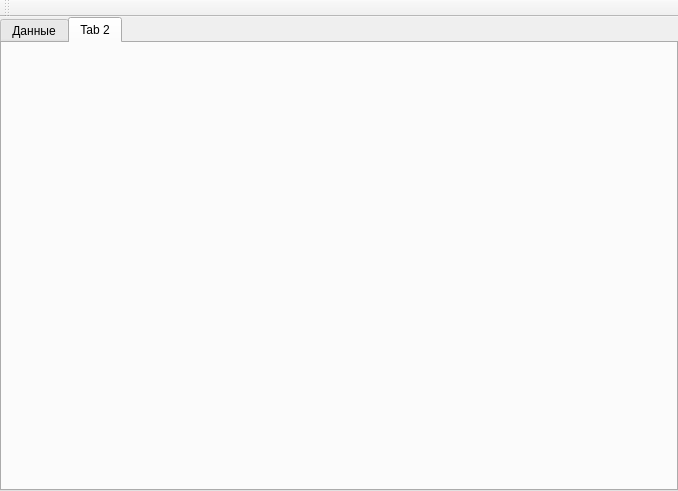
<?xml version="1.0" encoding="UTF-8"?>
<ui version="4.0">
 <class>Main</class>
 <widget class="QMainWindow" name="Main">
  <property name="geometry">
   <rect>
    <x>0</x>
    <y>0</y>
    <width>678</width>
    <height>491</height>
   </rect>
  </property>
  <property name="sizePolicy">
   <sizepolicy hsizetype="Expanding" vsizetype="Expanding">
    <horstretch>0</horstretch>
    <verstretch>0</verstretch>
   </sizepolicy>
  </property>
  <property name="windowTitle">
   <string>Main</string>
  </property>
  <widget class="QWidget" name="centralwidget">
   <property name="enabled">
    <bool>true</bool>
   </property>
   <property name="sizePolicy">
    <sizepolicy hsizetype="Expanding" vsizetype="Expanding">
     <horstretch>0</horstretch>
     <verstretch>0</verstretch>
    </sizepolicy>
   </property>
   <layout class="QHBoxLayout" name="horizontalLayout">
    <property name="spacing">
     <number>0</number>
    </property>
    <property name="leftMargin">
     <number>0</number>
    </property>
    <property name="topMargin">
     <number>0</number>
    </property>
    <property name="rightMargin">
     <number>0</number>
    </property>
    <property name="bottomMargin">
     <number>0</number>
    </property>
    <item>
     <widget class="QTabWidget" name="tabWidget">
      <property name="currentIndex">
       <number>1</number>
      </property>
      <widget class="QWidget" name="tableTab">
       <attribute name="title">
        <string>Данные</string>
       </attribute>
       <layout class="QGridLayout" name="gridLayout">
        <property name="leftMargin">
         <number>0</number>
        </property>
        <property name="topMargin">
         <number>2</number>
        </property>
        <property name="rightMargin">
         <number>0</number>
        </property>
        <property name="bottomMargin">
         <number>0</number>
        </property>
        <property name="spacing">
         <number>0</number>
        </property>
        <item row="0" column="0">
         <widget class="QTableView" name="tableView"/>
        </item>
       </layout>
      </widget>
      <widget class="QWidget" name="graphTab">
       <attribute name="title">
        <string>Tab 2</string>
       </attribute>
      </widget>
     </widget>
    </item>
   </layout>
  </widget>
  <widget class="QMenuBar" name="menubar">
   <property name="geometry">
    <rect>
     <x>0</x>
     <y>0</y>
     <width>678</width>
     <height>21</height>
    </rect>
   </property>
  </widget>
  <widget class="QToolBar" name="toolBar">
   <property name="windowTitle">
    <string>toolBar</string>
   </property>
   <attribute name="toolBarArea">
    <enum>TopToolBarArea</enum>
   </attribute>
   <attribute name="toolBarBreak">
    <bool>false</bool>
   </attribute>
  </widget>
 </widget>
 <resources/>
 <connections/>
</ui>
